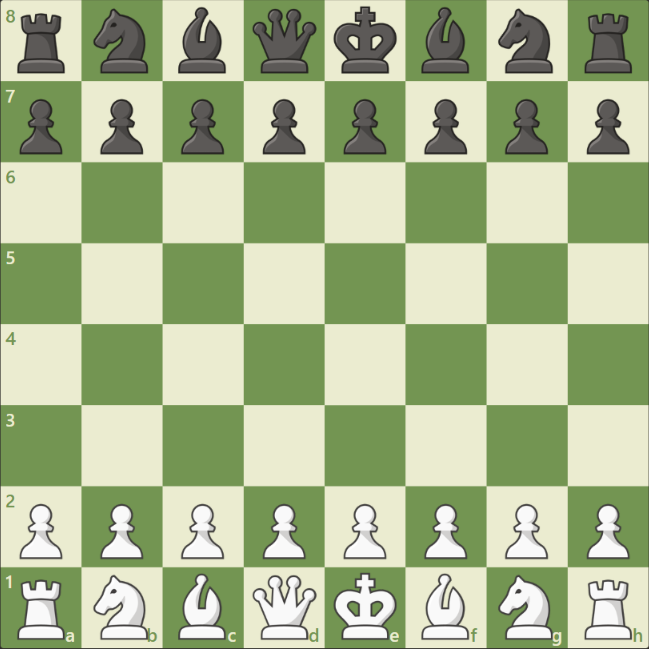
#> input picture vision_assets/reference_board.png, 649 x 649 px
$ python -i vision.py   (imports and definitions only)
#> lines starting #> are read from the running program, lines starting #| are printed output that depends on the picture
"""Template-based recognition for the supplied chessboard theme."""
from __future__ import annotations

from functools import lru_cache
from io import BytesIO
from pathlib import Path

import chess
import numpy as np
from PIL import Image, UnidentifiedImageError

REFERENCE_BOARD = Path(__file__).parent / "vision_assets" / "reference_board.png"
REFERENCE_BOARDS = (
    REFERENCE_BOARD,
    Path(__file__).parent / "vision_assets" / "fantasy_reference.png",
    Path(__file__).parent / "vision_assets" / "fantasy_reference_live.png",
    Path(__file__).parent / "vision_assets" / "cipherchess_reference.png",
)
NORMALIZED_SIZE = 256
SQUARE_SIZE = NORMALIZED_SIZE // 8
EMPTY_THRESHOLD = 0.035
MAX_MATCH_ERROR = 0.06
MIN_MATCH_GAP = 0.0015

REFERENCE_TEMPLATES = {
    "r": [(0, 0), (0, 7)],
    "n": [(0, 1), (0, 6)],
    "b": [(0, 2), (0, 5)],
    "q": [(0, 3)],
    "k": [(0, 4)],
    "p": [(1, file_index) for file_index in range(8)],
    "R": [(7, 0), (7, 7)],
    "N": [(7, 1), (7, 6)],
    "B": [(7, 2), (7, 5)],
    "Q": [(7, 3)],
    "K": [(7, 4)],
    "P": [(6, file_index) for file_index in range(8)],
}
REFERENCE_PIECES = {
    reference: {piece: list(locations) for piece, locations in REFERENCE_TEMPLATES.items()}
    for reference in REFERENCE_BOARDS[:2]
}
# [4 lines not run here, left out]
REFERENCE_PIECES[REFERENCE_BOARDS[2]] = {
    piece: list(locations) for piece, locations in REFERENCE_PIECES[REFERENCE_BOARDS[1]].items()
}
REFERENCE_PIECES[REFERENCE_BOARDS[3]] = {
    "r": [(0, 0), (0, 5)], "n": [(1, 7), (2, 0)], "b": [(1, 3), (5, 4)],
    "q": [(0, 4)], "k": [(0, 6)], "p": [(1, 1), (1, 2), (2, 3), (2, 6), (3, 4), (3, 5), (3, 7)],
    "R": [(7, 1), (7, 5)], "N": [(5, 2), (6, 3)], "B": [(4, 7), (6, 4)],
    "Q": [(7, 3)], "K": [(7, 6)], "P": [(3, 3), (4, 1), (4, 2), (4, 4), (5, 5), (6, 6), (6, 7)],
}
REFERENCE_EMPTY = {
    reference: [
        (row, column)
        for row in range(8)
        for column in range(8)
        if (row, column) not in {location for locations in pieces.values() for location in locations}
    ]
    for reference, pieces in REFERENCE_PIECES.items()
}


class BoardRecognitionError(ValueError):
    pass


class PositionSyncError(ValueError):
    pass


# [27 lines left out: functions _tile_features, _templates, not called in this run]


def _read_board_image(image_bytes: bytes) -> np.ndarray:
    try:
        with Image.open(BytesIO(image_bytes)) as source:
            if source.width < 160 or source.height < 160:
                raise BoardRecognitionError("The selected board image is too small; select the full board.")
            if abs(source.width - source.height) / max(source.width, source.height) > 0.04:
                raise BoardRecognitionError("The selected area must be a square around the chessboard.")
            image = source.convert("RGB").resize((NORMALIZED_SIZE, NORMALIZED_SIZE))
    except (UnidentifiedImageError, OSError) as error:
        raise BoardRecognitionError("The screen capture could not be read as an image.") from error
    return np.asarray(image, dtype=np.float32)


def recognize_piece_map(image_bytes: bytes, orientation: str = "white") -> tuple[dict[chess.Square, chess.Piece], float]:
    """Recognize the supplied board theme and return its piece placement."""
    if orientation not in {"white", "black"}:
        raise BoardRecognitionError("Choose whether White or Black is at the bottom of the board.")
    image = _read_board_image(image_bytes)
    templates = _templates()
    pieces: dict[chess.Square, chess.Piece] = {}
    confidences = []
    uncertain = []
    for row in range(8):
        for column in range(8):
            top, left = row * SQUARE_SIZE, column * SQUARE_SIZE
            features, energy = _tile_features(image[top:top + SQUARE_SIZE, left:left + SQUARE_SIZE])
            square_name = chess.square_name(chess.square(column, 7 - row))
            scores = sorted(
                (float(np.mean((features - template) ** 2)), symbol)
                for symbol, variations in templates.items()
                for template in variations
            )
            best_score, symbol = scores[0]
            second_score = next(score for score, candidate in scores if candidate != symbol)
            gap = second_score - best_score
            if symbol == " " and (energy < EMPTY_THRESHOLD or best_score <= MAX_MATCH_ERROR):
                confidences.append(max(0.0, min(1.0, 1.0 - best_score / MAX_MATCH_ERROR)))
                continue
            if best_score > MAX_MATCH_ERROR or (gap < MIN_MATCH_GAP and best_score > 0.0005):
                uncertain.append(square_name)
                continue
            confidence = max(0.0, min(1.0, 1.0 - best_score / MAX_MATCH_ERROR))
            confidences.append(confidence)
            file_index = column if orientation == "white" else 7 - column
            rank = 8 - row if orientation == "white" else row + 1
            square = chess.square(file_index, rank - 1)
            pieces[square] = chess.Piece.from_symbol(symbol)
    if uncertain:
        squares = ", ".join(uncertain[:8])
        suffix = "…" if len(uncertain) > 8 else ""
        raise BoardRecognitionError(f"Could not confidently recognize squares {squares}{suffix}. Check the crop, theme, and board animation.")
    return pieces, float(np.mean(confidences)) if confidences else 0.0


# [72 lines left out: functions build_board, advance_board, analyze_screen_image, not called in this run]

>>> import cv2
>>> picture = cv2.imread('vision_assets/reference_board.png', cv2.IMREAD_GRAYSCALE)
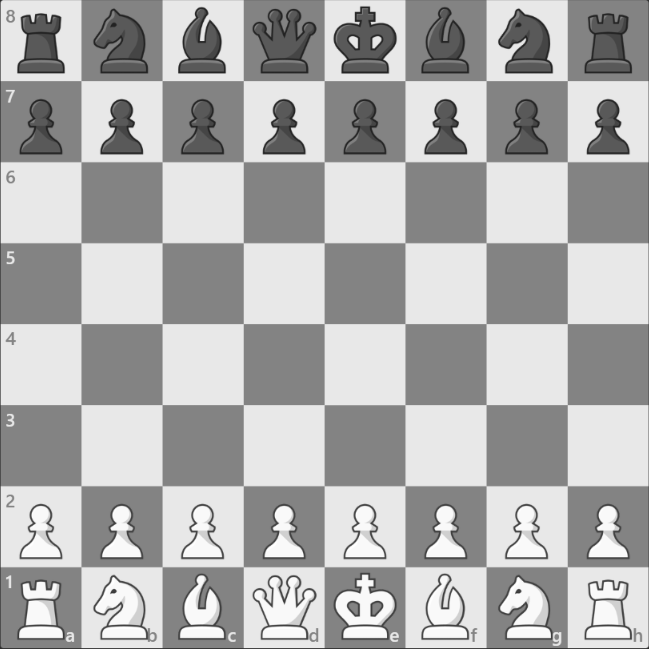
#> picture: shape (649, 649); min 33, max 255, mean 174.9
>>> result = recognize_piece_map(picture)
#> (the run stopped early here; a loop or call above may not have finished)
